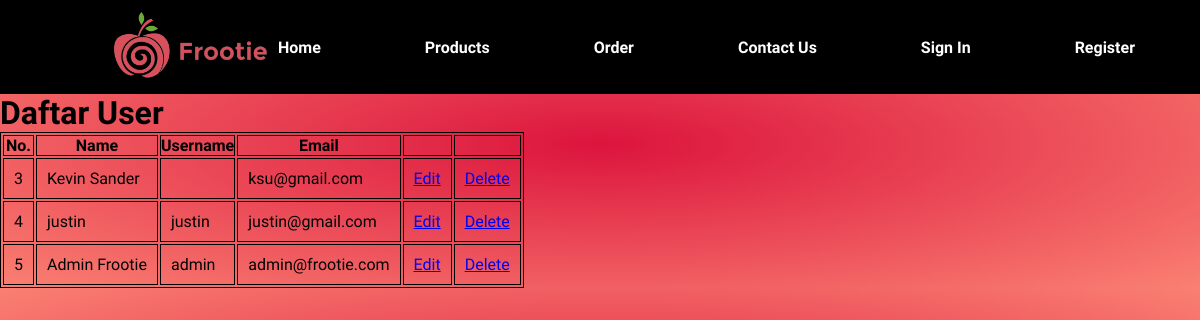
Screenshot of /user/user_edit.php with the database file from the repository.
### tables this page shows
CREATE TABLE `users` (
  `user_id` int(11) NOT NULL,
  `username` varchar(30) NOT NULL,
  `name` varchar(200) NOT NULL,
  `password` varchar(256) NOT NULL,
  `email` varchar(200) NOT NULL,
  `status` varchar(30) NOT NULL
);

### user/user_controller.php (called while the page is built, shortened)
<?php
    function getData(){
        $conn = conn();
        $result = mysqli_query($conn, "SELECT * FROM users");
        return $result;
    }
?>

### user/user_edit.php (the view, shortened to what this page needs)
<?php
    require 'user_controller.php';
    $hasil = getData();
?>
<!DOCTYPE html>
<html lang="en">
<head>
    <?php include "../templates/head.php" ?>
    <link rel="stylesheet" href="../css/user_edit.css">
</head>
<body>
<?php include "../templates/navbar.php"?>
<h1>Daftar User</h1>
<table>
    <tr>
        <th>No.</th>
        <th>Name</th>
        <th>Username</th>
        <th>Email</th>
        <th></th>
        <th></th>
    </tr>
    <?php while($row = mysqli_fetch_assoc($hasil)) : ?>
    <tr>
        <td><?php echo $row["user_id"]; ?></td>
        <td><?php echo $row["name"]; ?></td>
        <td><?php echo $row["username"]; ?></td>
        <td><?php echo $row["email"]; ?></td>
        <td><a href="edit.php?id=<?=$row["user_id"];?>">Edit</a></td>
        <td><a href="delete.php?id=<?=$row["user_id"];?>">Delete</a></td>
    </tr>
    <?php endwhile; ?>
</table>
</body>

### css/template.css (style rules this page uses)
* { margin: 0; padding: 0; box-sizing: border-box; }
body { font-family: 'Yanone Kaffeesatz', sans-serif; background: radial-gradient(#dc143d, #fa8072); }

### css/user_edit.css (style rules this page uses)
table, th, td { border: 1px solid black; }
td { padding: 10px; }

### rows the page displays
users: user_id "3", name "Kevin Sander", email "ksu@gmail.com"
users: user_id "4", name "justin", username "justin", email "justin@gmail.com"
users: user_id "5", name "Admin Frootie", username "admin", email "admin@frootie.com"
